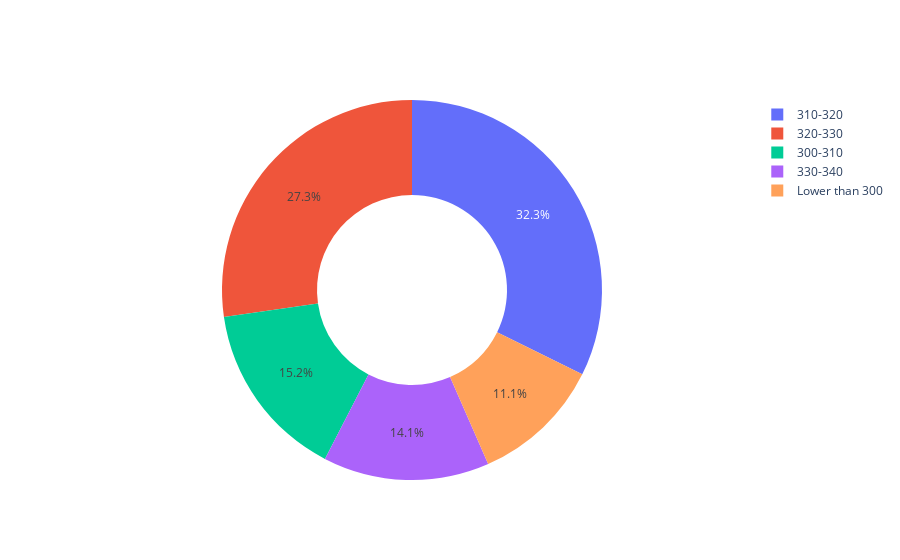

Notebook source saved alongside this figure:
### Code cell
labels = ['Lower than 300','300-310','310-320','320-330','330-340']
values = [len(df[df['GRE'] <= 300])]

for i in range(1,len(labels)):
    values.append(len(df[(df['GRE']>int(labels[i].split('-')[0])) & (df['GRE']<=int(labels[i].split('-')[1]))]))

fig = go.Figure(data=[go.Pie(labels=labels, values=values, hole=.5)])
fig.show()

### Figure 1 — Plotly figure (JSON) as saved in the notebook; plotly's stock layout.template omitted (floating-point values rounded to 4 significant figures)
{"data": [{"hole": 0.5, "labels": ["Lower than 300", "300-310", "310-320", "320-330", "330-340"], "type": "pie", "values": [11, 15, 32, 27, 14]}], "layout": {}}
